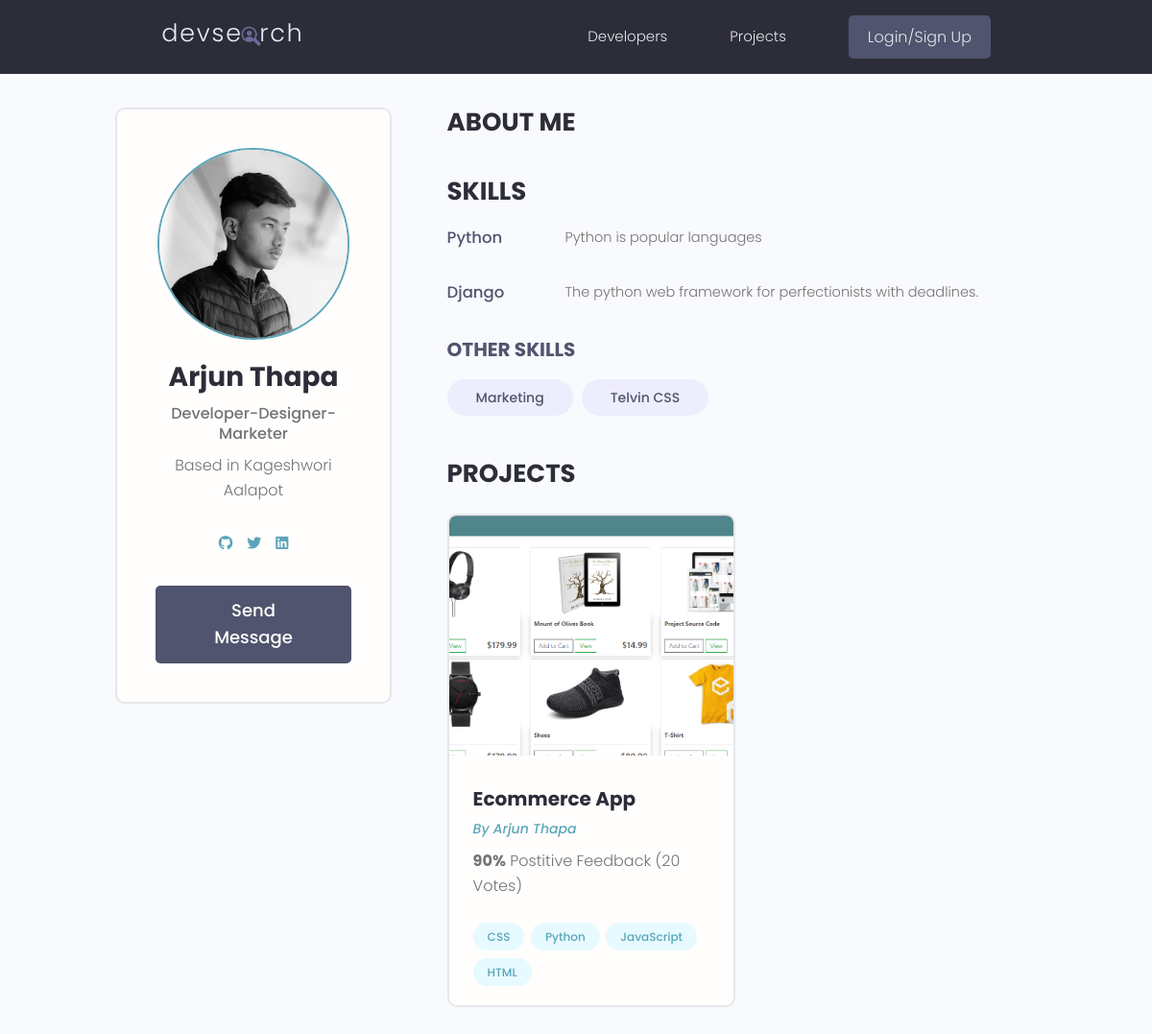
Screenshot of /user-profile/1461eee6-529c-4928-aff1-3d8f7f63665f with the database file from the repository.
### users/models.py (models this page shows, shortened)
class Profile(models.Model):
    user = models.OneToOneField(User,
                                on_delete=models.CASCADE,
                                null=True,
                                blank=True)
    name = models.CharField(max_length=200, blank=True, null=True)
    email = models.EmailField(max_length=500, blank=True, null=True)
    username = models.CharField(max_length=200, blank=True, null=True)
    location = models.CharField(max_length=200, blank=True, null=True)
    short_intro = models.CharField(max_length=200, blank=True, null=True)
    bio = models.TextField(blank=True, null=True)
    profile_image = models.ImageField(null=True,
                                      blank=True,
                                      upload_to='profiles/',
                                      default="profiles/user-default.png")
    social_github = models.CharField(max_length=200, blank=True, null=True)
    social_twitter = models.CharField(max_length=200, blank=True, null=True)
    social_linkedin = models.CharField(max_length=200, blank=True, null=True)
    social_youtube = models.CharField(max_length=200, blank=True, null=True)
    social_website = models.CharField(max_length=200, blank=True, null=True)
    created = models.DateTimeField(auto_now_add=True)
    id = models.UUIDField(default=uuid.uuid4,
                          unique=True,
                          primary_key=True,
                          editable=False)
    @property
    def imageURL(self):
        try:
            url = self.profile_image.url
        except:
            url = ''
        return url
    class Meta:
        ordering = ['-created']

class Skill(models.Model):
    owner = models.ForeignKey(Profile,
                              blank=True,
                              null=True,
                              on_delete=models.CASCADE)
    name = models.CharField(max_length=200, blank=True, null=True)
    description = models.TextField(null=True, blank=True)
    created = models.DateTimeField(auto_now_add=True)
    id = models.UUIDField(default=uuid.uuid4,
                          unique=True,
                          primary_key=True,
                          editable=False)
    def __str__(self):
        return str(self.name)

### projects/models.py (models this page shows, shortened)
class Project(models.Model):
  owner = models.ForeignKey(Profile, null=True,blank=True, on_delete = models.SET_NULL)
  title = models.CharField(max_length=100)
  description = models.TextField(null=True, blank=False)
  featured_image = models.ImageField(null=True, blank=True,default='default.jpg')
  demo_link = models.CharField(max_length=2000, null=True, blank = True)
  source_link = models.CharField(max_length=2000, null=True, blank = True)
  tags = models.ManyToManyField('Tag', blank=True)
  vote_total = models.IntegerField(default=0, null=True, blank=True)
  vote_ratio = models.IntegerField(default=0, null=True, blank=True)
  created = models.DateTimeField(auto_now_add=True)
  id = models.UUIDField(default=uuid.uuid4, unique=True,primary_key=True, editable=False)
  @property
  def imageURL(self):
    try:
      url = self.featured_image.url
    except:
      url = ''
    return url
  class Meta:
    ordering = ['-vote_total','-vote_ratio','title']

class Tag(models.Model):
    name = models.CharField(max_length=200)
    created = models.DateTimeField(auto_now_add=True)
    id = models.UUIDField(default=uuid.uuid4, unique=True,primary_key=True, editable=False)
    def __str__(self):
        return self.name

### users/views.py (the view)
# urls.py: path("user-profile/<str:pk>",views.user_profile,name='user-profile'),
def user_profile(request, pk):
  profile = Profile.objects.get(id=pk)
  topSkills = profile.skill_set.exclude(description__exact="")
  otherSkills = profile.skill_set.filter(description="")
  context = {
        'profile': profile,
        'topSkills': topSkills,
        'otherSkills': otherSkills
  }
  return render(request, 'users/user-profile.html', context)

### users/templates/users/user-profile.html (shortened to what this page needs)
{% extends 'main.html' %}
{% block content %}
<main class="profile my-md">
  <div class="container">
    <div class="layout">
      <div class="column column--1of3">
        <div class="card text-center">
          <div class="card__body dev">
            <img class="avatar avatar--xl" src="{{ profile.imageURL }}" />
            <h2 class="dev__name">{{profile.name}}</h2>
            <p class="dev__title">{{profile.short_intro}}</p>
            <p class="dev__location">Based in {{profile.location}}</p>
            <ul class="dev__social">
              {% if profile.social_github %}
              <li>
                  <a title="Github" href="{{profile.social_github}}" target="_blank">
                    <i class="fa-brands fa-github"></i>
                  </a>
              </li>
              {% endif %}
              {% if profile.social_twitter %}
              <li>
                  <a title="Twitter" href="{{profile.social_twitter}}" target="_blank">
                    <i class="fa-brands fa-twitter"></i>
                  </a>
              </li>
              {% endif %}
              {% if profile.social_linkedin %}
              <li>
                  <a title="LinkedIn" href="{{profile.social_linkedin}}" target="_blank">
                  <i class="fa-brands fa-linkedin"></i>
                  </a>
              </li>
              {% endif %}
            </ul>
            {% if request.user.profile.id != profile.id %}
              <a href="{% url 'create-message' profile.id %}" class="btn btn--sub btn--lg">Send Message </a>
            {% endif %}
          </div>
        </div>
      </div>
      <div class="column column--2of3">
        <div class="devInfo">
          <h3 class="devInfo__title">About Me</h3>
        </div>
        <div class="devInfo">
          <h3 class="devInfo__title">Skills</h3>
          <div class="devInfo__skills">
            {% for skill in topSkills %}
            <div class="devSkill">
                            <h4 class="devSkill__title">{{skill.name}}</h4>
                            <p class="devSkill__info">{{skill.description}}</p>
                        </div>
            {% endfor %}
            <h3 class="devInfo__subtitle">Other Skills</h3>
            <div class="devInfo__otherSkills">
            {% for skill in otherSkills %}
            <span class="tag tag--pill tag--sub tag--lg">
                <small>{{skill}}</small>
            </span>
            {% endfor %}
            </div>
          </div>
        </div>
        <div class="devInfo">
          <h3 class="devInfo__title">Projects</h3>
          <div class="grid grid--two">
                        {% for project in profile.project_set.all %}
                        <div class="column">
                            <div class="card project">
                                <a href="{% url 'project' project.id %}" class="project">
                                    <img class="project__thumbnail" src="{{project.imageURL}}"
                                        alt="project thumbnail" />
                                    <div class="card__body">
                                        <h3 class="project__title">{{project.title}}</h3>
                                        <p><a class="project__author"
                                                href="{% url 'user-profile' project.owner.id %}">By
                                                {{project.owner.name}}</a>
                                        </p>
                                        <p class="project--rating">
                                            <span style="font-weight: bold;">{{project.vote_ratio}}%</span> Postitive
                                            Feedback ({{project.vote_total}} Vote{{project.vote_total|pluralize:"s"}})
                                        </p>
                                        <div class="project__tags">
                                            {% for tag in project.tags.all %}
                                            <span class="tag tag--pill tag--main">
                                                <small>{{tag}}</small>
                                            </span>
                                            {% endfor %}
                                        </div>
                                    </div>
                                </a>
                            </div>
                        </div>
                        {% endfor %}
                    </div>
          </div>
      </div>
      </div>
    </div>
</main>
{% endblock content %}

### html/main.html (shortened to what this page needs)
<!DOCTYPE html>
{% load static %}
<html>
<head>
    <link rel="stylesheet" href="https://cdn.iconmonstr.com/1.3.0/css/iconmonstr-iconic-font.min.css"/>
    <link rel="stylesheet"  href="https://cdnjs.cloudflare.com/ajax/libs/font-awesome/6.2.0/css/all.min.css">
    <link rel="stylesheet" href="{% static 'uikit/styles/uikit.css' %}" />
    <link rel="stylesheet" href="{% static 'styles/app.css' %}" />
</head>
<body>
    {% include 'navbar.html' %}
    {% block content %}
    {% endblock content %}
</body>
</html>

### html/navbar.html (shortened to what this page needs)
{% load static %}
  <header class="header">
    <div class="container container--narrow">
      <a href="{% url 'profiles' %}" class="header__logo">
        <img src="{% static 'images/logo.svg' %} " alt="DevSearch Logo" />
      </a>
      <nav class="header__nav">
        <ul class="header__menu">
          <li class="header__menuItem"><a href="">Developers</a></li>
          <li class="header__menuItem"><a href="{% url 'projects' %}">Projects</a></li>
          {% if request.user.is_authenticated %}
          <li class="header__menuItem"><a href="{% url 'inbox' %}">Inbox</a></li>
          <li class="header__menuItem"><a href="{% url 'account' %}">Account</a></li>
          <li class="header__menuItem"><a href="{% url 'logout' %}" class="btn btn--sub">Logout</a></li>
          {% else %}
          <li class="header__menuItem"><a href="{% url 'login' %}" class="btn btn--sub">Login/Sign Up</a></li>
          {% endif %}
        </ul>
      </nav>
    </div>
  </header>

### static/styles/app.css (style rules this page uses)
:root { --color-sub: #2d2d39; }
.btn--sub { background-color: var(--color-sub-light); }
.card { border: 2px solid var(--color-light); }
img { width: 100%; }
.header { position: sticky; z-index: 111; background-color: var(--color-sub); padding: 1.5rem 0; }
.header > .container { display: flex; justify-content: space-between; align-items: center; }
.header__logo > img { height: 3.8rem; }
.header__nav > ul { display: inline-flex; align-items: center; list-style: none; gap: 6.5rem; }
.header__menuItem > a { color: var(--color-light); font-weight: 300; }
.profile .card > .dev { padding: 4rem; }
.dev__name { color: var(--color-sub); font-size: 2.8rem; font-weight: 700; margin-top: 1rem; margin-bottom: 0.5rem; }
.dev__title { font-size: 1.6rem; font-weight: 500; line-height: 1.3; }
.dev__location { margin-top: 1rem; }
.dev__social { margin: 3rem 0; list-style: none; display: flex; justify-content: center; gap: 1.5rem; }
.devInfo { margin-bottom: 3rem; }
.devInfo__title, .devInfo__subtitle { font-size: 2.6rem; color: var(--color-sub); text-transform: uppercase; font-weight: 700; margin-bottom: 1.5rem; }
.devInfo__subtitle { font-size: 2rem; color: var(--color-sub-light); }
.devInfo__about, .devSkill__info { font-size: 1.45rem; line-height: 1.7; text-align: justify; }
.devSkill { margin-bottom: 3rem; }
.devSkill__title { font-size: 1.65rem; font-weight: 500; color: var(--color-sub-light); }
@media screen and (min-width: 700px) { .devSkill { display: flex; justify-content: space-between; gap: 3rem; } }
@media screen and (min-width: 700px) { .devSkill__info { flex-basis: 80%; } }
.project__author { font-size: 1.4rem; font-style: italic; }
.project--rating { margin-bottom: 1.6em; margin-top: .5em; }
.project__thumbnail { height: 25rem; object-fit: cover; object-position: top center; }
.project__title { font-size: 2rem; font-weight: 700; color: var(--color-sub); }

### static/uikit/styles/modules/_variables.css (style rules this page uses)
:root { --color-main: #5aa5b9; --color-main-light: #e6faff; --color-sub: #3f4156; --color-sub-light: #51546e; --color-sub-lighter: #ededfd; --color-text: #737373; --color-gray: #8b8b8b; --color-light: #e5e7eb; --color-light-gray: #767676; --color-bg: #f8fafd; --color-white: #fffefd; --color-white-light: #f3f3f3; --color-success: #359e64; --color-success-bg: #def8e8; --color-error: #fc4b0b; --color-error-bg: #fff2ee; --font-base: 'Poppins', arial, helvetica, 'Segoe UI', roboto, ubuntu, sans-serif; --font-monospace: 'Fira Code', 'Courier New', courier, monospace; --font-regular: 300; --font-medium: 500; --font-bold: 700; --generic-shadow: 1px 1px 5px #00000010; --generic-transition: all 0.3s ease-in-out; }

### static/uikit/styles/modules/_base.css (style rules this page uses)
* { margin: 0; padding: 0; box-sizing: border-box; text-rendering: optimizeLegibility; color: inherit; font-size: inherit; }
html { font-size: 50%; }
@media only screen and (min-width: 480px) { html { font-size: 56.25%; } }
@media only screen and (min-width: 1200px) { html { font-size: 62.5%; } }
body { line-height: 1.6; font-weight: 400; font-size: 1.5rem; color: var(--color-text); background-color: var(--color-bg); min-height: 100vh; }

### static/uikit/styles/modules/_typography.css (style rules this page uses)
* { font-family: var(--font-base); }
h2 { font-size: 3.6rem; font-weight: var(--font-bold); }
h3 { font-size: 3.2rem; font-weight: var(--font-medium); }
h4 { font-size: 2.8rem; font-weight: var(--font-medium); }
p, span, strong { font-size: 1.6rem; color: var(--color-text); font-weight: var(--font-regular); }
a { padding-bottom: 2px; text-decoration: none; display: inline-block; color: var(--color-main); font-weight: var(--font-medium); }

### static/uikit/styles/modules/_utilities.css (style rules this page uses)
.container { width: 92%; max-width: 165rem; margin: 0 auto; box-sizing: border-box; }
.container--narrow { width: 92%; max-width: 120rem; }
@media screen and (min-width: 1000px) { .container { width: 90%; } }
@media screen and (min-width: 1000px) { .container--narrow { width: 85%; } }
@media screen and (min-width: 1200px) { .container { width: 80%; } }
@media screen and (min-width: 1200px) { .container--narrow { width: 72%; } }
.text-center { text-align: center; }
.my-md { margin: 3rem auto; }

### static/uikit/styles/modules/_avatar.css (style rules this page uses)
.avatar { border-radius: 50%; border: 2px solid var(--color-main); object-fit: cover; }
.avatar--xl { height: 20rem; width: 20rem; }

### static/uikit/styles/modules/_card.css (style rules this page uses)
.card { border-radius: 1rem; background-color: var(--color-white); border: 1.5px solid var(--color-light); width: auto; height: auto; margin-top: 0.5rem; margin-bottom: 0.5rem; overflow: hidden; }
.card__body, .card__header { padding: 2rem 2.5rem; }

### rows the page displays
Profile: imageURL (picture), name "Arjun Thapa", short_intro "Developer-Designer-Marketer", location "Kageshwori Aalapot"
Skill: name "Python", description "Python is popular languages"
Skill: name "Django", description "The python web framework for perfectionists with deadlines."
Skill: name "Marketing"
Skill: name "Telvin CSS"
Project: imageURL (picture), title "Ecommerce App", owner.name "Arjun Thapa", vote_ratio "90", vote_total "20"
Tag: name "CSS"
Tag: name "Python"
Tag: name "JavaScript"
Tag: name "HTML"
